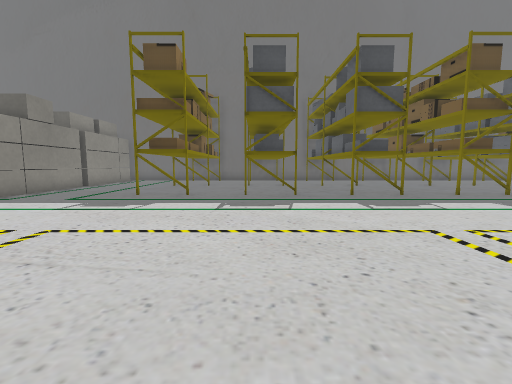
view 1 (above)

22 first-person views from a walk through a world built for the Gazebo simulator. The camera is 0.5 m above the floor, tilts 6° down and sees 90° across. The lines on the ground mark 1 m squares. The floor is counted in squares, 0.5 m on a side. Each view is taken from the middle of a square. On the plan, view 1 faces up. The plan holds only what a view shows up to about 11 squares ahead; the rest is blank. The place goes on beyond the plan. Some surface patterns are stand-ins.

view 2
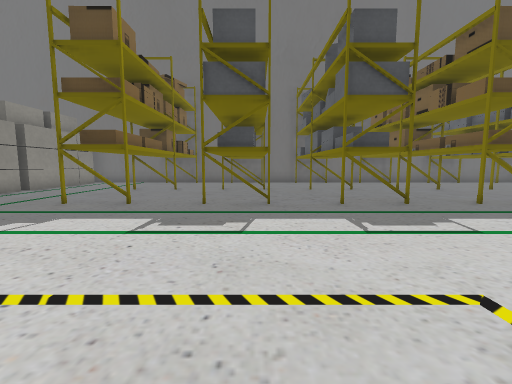

view 3
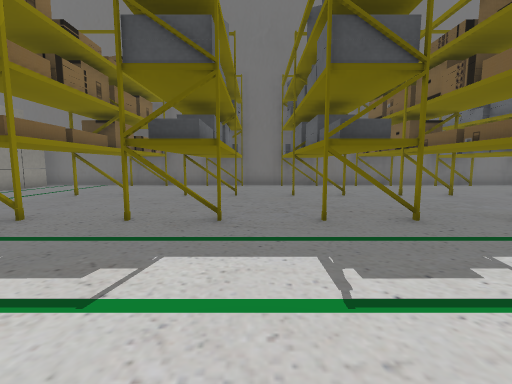

view 4
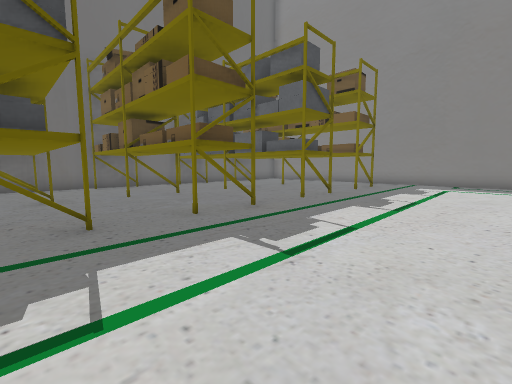

view 5
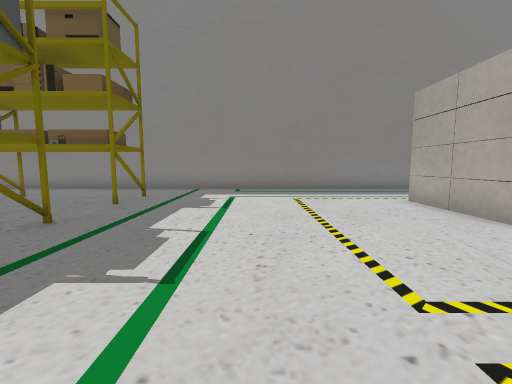

view 6
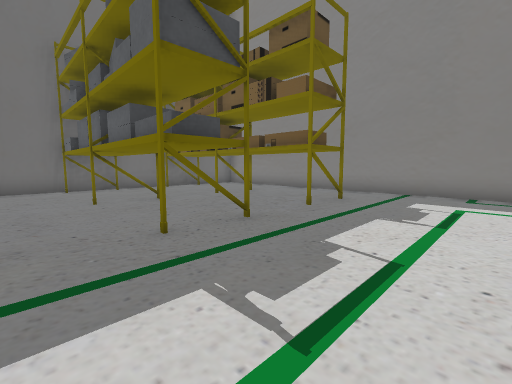

view 7
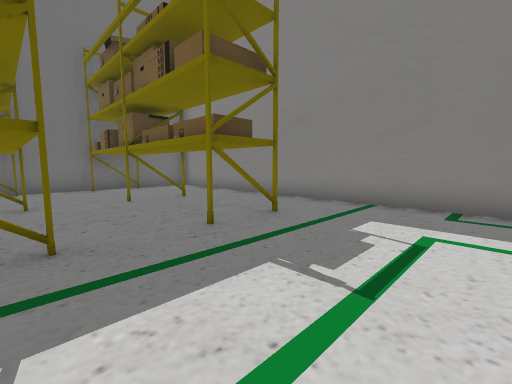

view 8
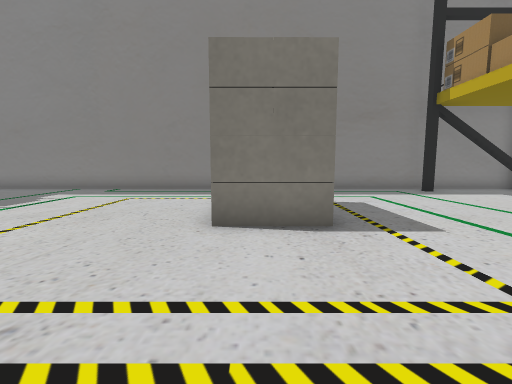

view 9
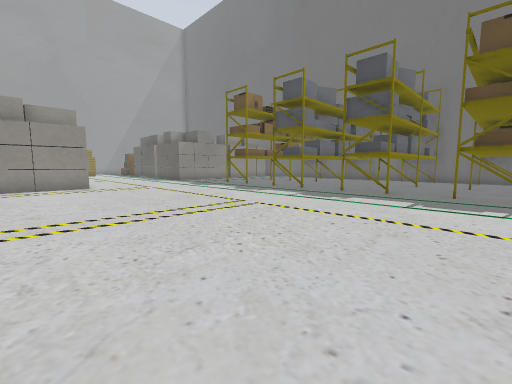

view 10
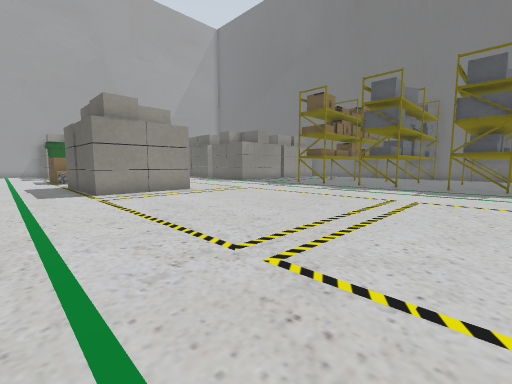

view 11
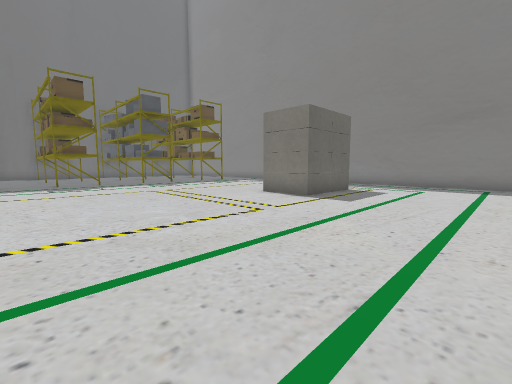

view 12
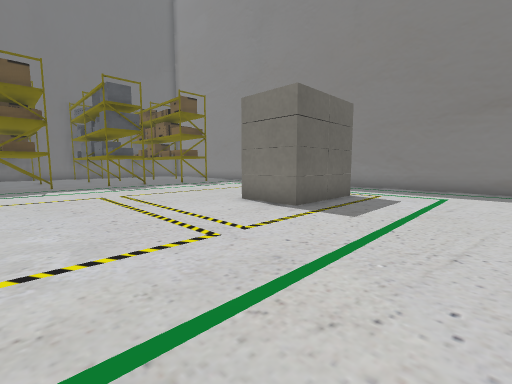

view 13
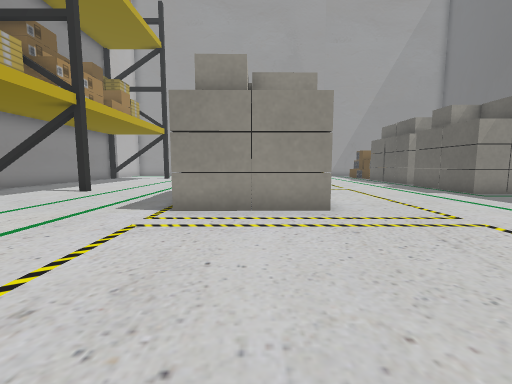

view 14
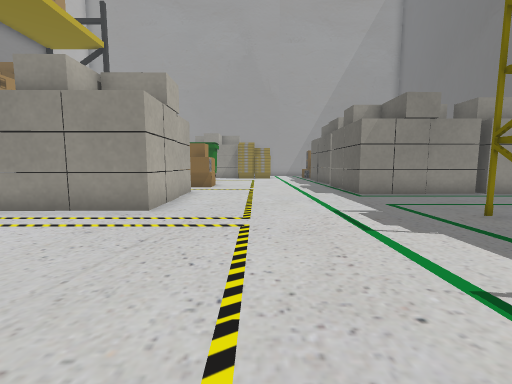

view 15
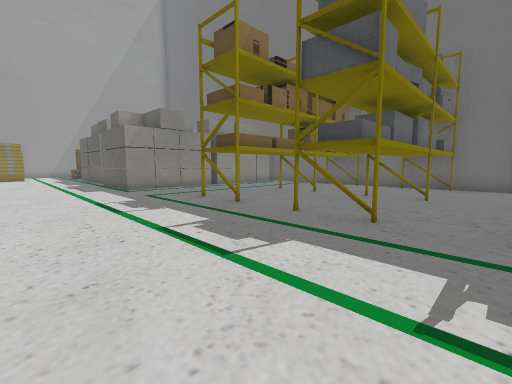

view 16
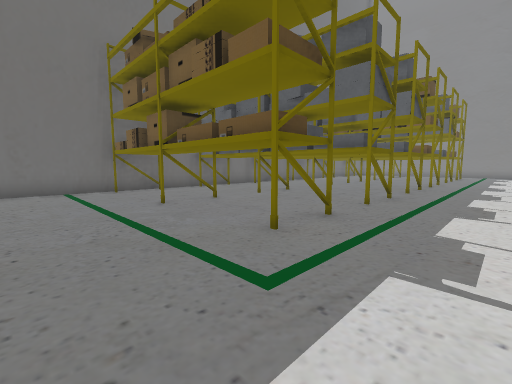

view 17
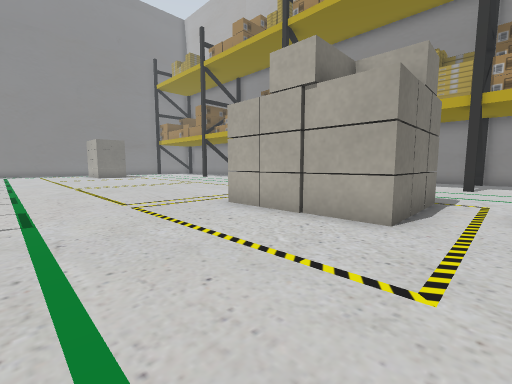

view 18
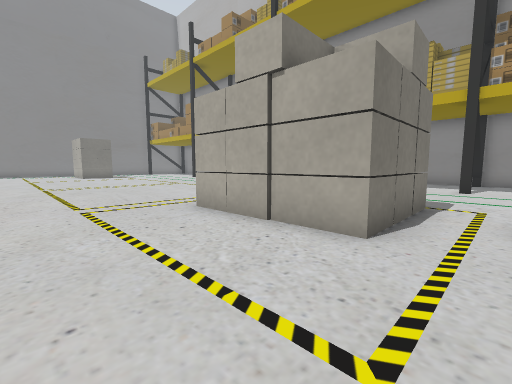

view 19
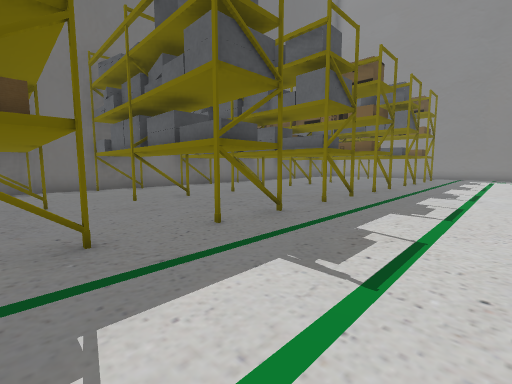

view 20
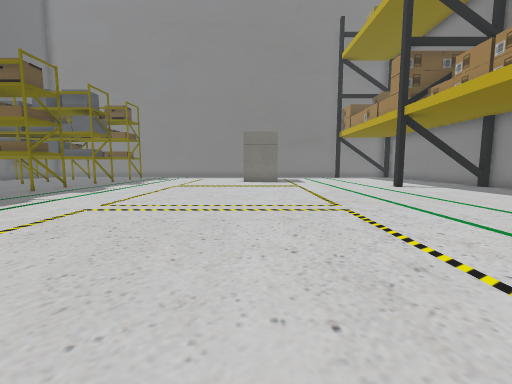

view 21
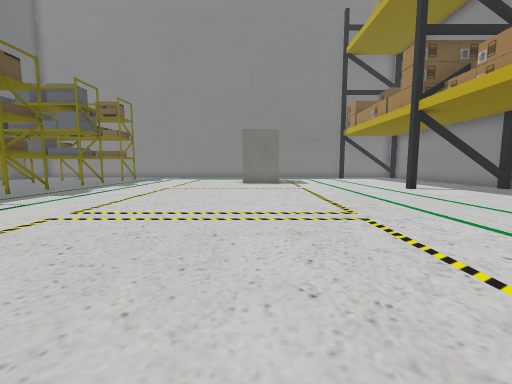

view 22
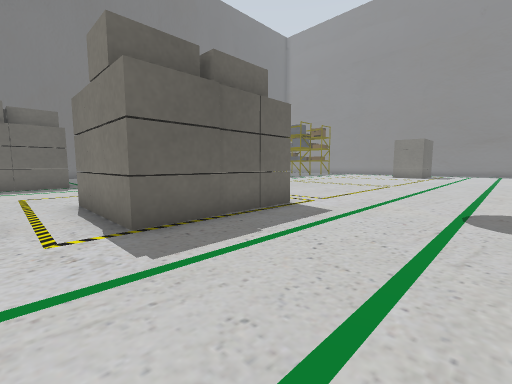

### Floor plan
Key: @ floor where view 1 was taken; # wall or solid block; . floor; H house; S shelf.
Columns run from 10 left of view 1 to 19 right of it. Each row starts with its distance up from view 1.
 17    ########################
 16    ...SSS.SS. SS.SS..SS..SS  #
 15   H...SSS.SS.SSS.SS..SS..SS. #
 14   H...SSS.SS.SSS.SS..SS..SS..#
 13 HHH...SSS.SS.SSS.SS..SS..SS..#
 12 HHH...SSS.SS.SSS.SS..SS..SS..#
 11 HHH...SSS.SS.SSS.SS..SS..SS..#
 10  HH...SSS.SS.SSS.SS..SS..SS..#
  9 HHH...SSS.SS.SSS.SS..SS..SS..#
  8 HHH..........................#
  7 .............................#
  6 .............................#
  5 .............................#
  4 .............................#
  3 .............................#
  2 ..HHHH.......................#
  1  HHHHH................HHHH...#
  0  HHHHH....@...........H   ...#
 -1  HHHHH................HHHH...#
 -2 .HHHHH.......................#
 -3 .............................#
 -4 .............................#
 -5 .............................#
 -6 ............................ #
 -7 #####         ######     #####

Where each view was taken, in squares from view 1:
view 1: 0 up, 0 right, facing up
view 2: 2 up, 1 right, facing up
view 3: 4 up, 2 right, facing up
view 4: 4 up, 4 right, facing up-right
view 5: 5 up, 8 right, facing right
view 6: 5 up, 9 right, facing up-right
view 7: 5 up, 12 right, facing up-right
view 8: 0 up, 8 right, facing right
view 9: 1 down, 8 right, facing up-left
view 10: 4 down, 5 right, facing up-left
view 11: 6 down, 5 right, facing up-right
view 12: 5 down, 7 right, facing up-right
view 13: 0 up, 1 right, facing left
view 14: 4 up, 1 right, facing left
view 15: 4 up, 3 right, facing up-left
view 16: 6 up, 7 left, facing up-right
view 17: 6 up, 10 left, facing down-right
view 18: 5 up, 10 left, facing down-right
view 19: 5 up, 3 left, facing up-right
view 20: 0 up, 3 left, facing right
view 21: 0 up, 2 left, facing right
view 22: 6 down, 10 left, facing up-right
